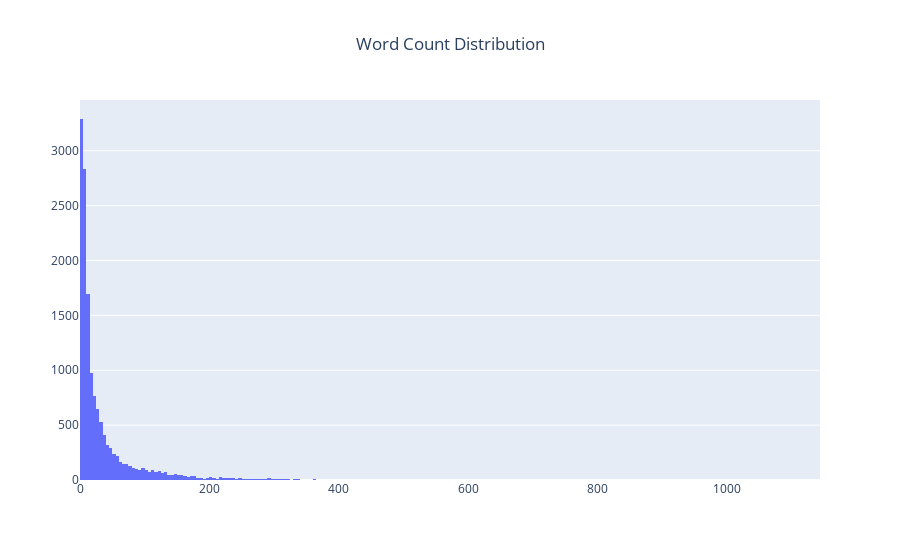

Source (notebook cell):
### Markdown cell above
Luckily there wasn't much to get rid of. Now let's continue:

### Code cell
import plotly.graph_objects as go

def word_count_distr_graph(word_counts):
    # Plot
    fig = go.Figure(data=[go.Histogram(x=word_counts)])
    # add a title to center above the chart
    fig.update_layout(title_text='Word Count Distribution', title_x=0.5)
    fig.show()

word_count_distr_graph(word_counts_text)

### Figure 1 — Plotly figure (JSON) as saved in the notebook; plotly's stock layout.template omitted (floating-point values rounded to 4 significant figures; data arrays with more than 128 entries replaced by an {"elided": "..."} marker saying what was removed)
{"data": [{"type": "histogram", "x": {"elided": "14582 int values"}}], "layout": {"title": {"text": "Word Count Distribution", "x": 0.5}}}
